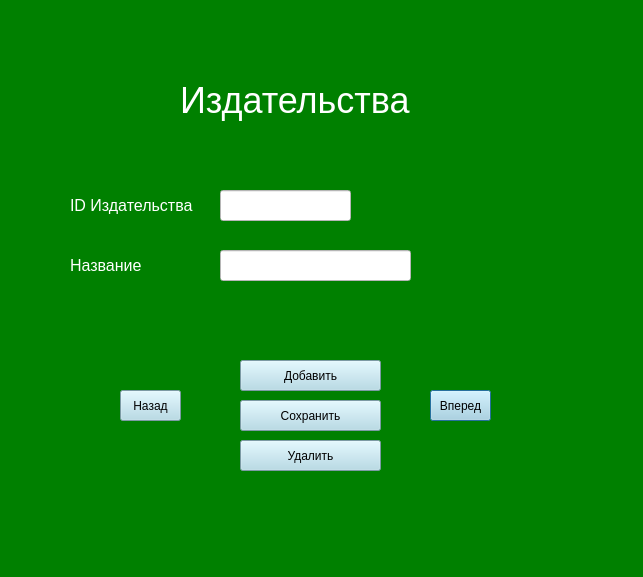
<?xml version="1.0" encoding="UTF-8"?>
<ui version="4.0">
 <class>PublisherForm</class>
 <widget class="QDialog" name="PublisherForm">
  <property name="geometry">
   <rect>
    <x>0</x>
    <y>0</y>
    <width>643</width>
    <height>577</height>
   </rect>
  </property>
  <property name="windowTitle">
   <string>Dialog</string>
  </property>
  <property name="styleSheet">
   <string notr="true">background-color: green</string>
  </property>
  <widget class="QLineEdit" name="publisher_id">
   <property name="geometry">
    <rect>
     <x>220</x>
     <y>190</y>
     <width>131</width>
     <height>31</height>
    </rect>
   </property>
   <property name="styleSheet">
    <string notr="true">background-color: white;
color:black;
font-size: 16px</string>
   </property>
  </widget>
  <widget class="QLineEdit" name="publisher_name">
   <property name="geometry">
    <rect>
     <x>220</x>
     <y>250</y>
     <width>191</width>
     <height>31</height>
    </rect>
   </property>
   <property name="styleSheet">
    <string notr="true">background-color: white;
color:black;
font-size:16px</string>
   </property>
  </widget>
  <widget class="QLabel" name="label">
   <property name="geometry">
    <rect>
     <x>70</x>
     <y>190</y>
     <width>131</width>
     <height>31</height>
    </rect>
   </property>
   <property name="styleSheet">
    <string notr="true">color: white;
font-size: 16px</string>
   </property>
   <property name="text">
    <string>ID Издательства</string>
   </property>
  </widget>
  <widget class="QLabel" name="label_2">
   <property name="geometry">
    <rect>
     <x>70</x>
     <y>250</y>
     <width>81</width>
     <height>31</height>
    </rect>
   </property>
   <property name="styleSheet">
    <string notr="true">color: white;
font-size: 16px</string>
   </property>
   <property name="text">
    <string>Название</string>
   </property>
  </widget>
  <widget class="QPushButton" name="next">
   <property name="geometry">
    <rect>
     <x>430</x>
     <y>390</y>
     <width>61</width>
     <height>31</height>
    </rect>
   </property>
   <property name="styleSheet">
    <string notr="true">color:black;
background-color: lightblue</string>
   </property>
   <property name="text">
    <string>Вперед</string>
   </property>
  </widget>
  <widget class="QPushButton" name="previous">
   <property name="geometry">
    <rect>
     <x>120</x>
     <y>390</y>
     <width>61</width>
     <height>31</height>
    </rect>
   </property>
   <property name="styleSheet">
    <string notr="true">color: black;
background-color: lightblue</string>
   </property>
   <property name="text">
    <string>Назад</string>
   </property>
  </widget>
  <widget class="QPushButton" name="add">
   <property name="geometry">
    <rect>
     <x>240</x>
     <y>360</y>
     <width>141</width>
     <height>31</height>
    </rect>
   </property>
   <property name="styleSheet">
    <string notr="true">color: black;
background-color: lightblue</string>
   </property>
   <property name="text">
    <string>Добавить</string>
   </property>
  </widget>
  <widget class="QPushButton" name="save">
   <property name="geometry">
    <rect>
     <x>240</x>
     <y>400</y>
     <width>141</width>
     <height>31</height>
    </rect>
   </property>
   <property name="styleSheet">
    <string notr="true">color: black;
background-color: lightblue</string>
   </property>
   <property name="text">
    <string>Сохранить</string>
   </property>
  </widget>
  <widget class="QPushButton" name="delete_2">
   <property name="geometry">
    <rect>
     <x>240</x>
     <y>440</y>
     <width>141</width>
     <height>31</height>
    </rect>
   </property>
   <property name="styleSheet">
    <string notr="true">color: black;
background-color: lightblue</string>
   </property>
   <property name="text">
    <string>Удалить</string>
   </property>
  </widget>
  <widget class="QLabel" name="label_3">
   <property name="geometry">
    <rect>
     <x>180</x>
     <y>70</y>
     <width>231</width>
     <height>61</height>
    </rect>
   </property>
   <property name="styleSheet">
    <string notr="true">color:white;
font-size: 36px</string>
   </property>
   <property name="text">
    <string>Издательства</string>
   </property>
  </widget>
 </widget>
 <resources/>
 <connections/>
</ui>
